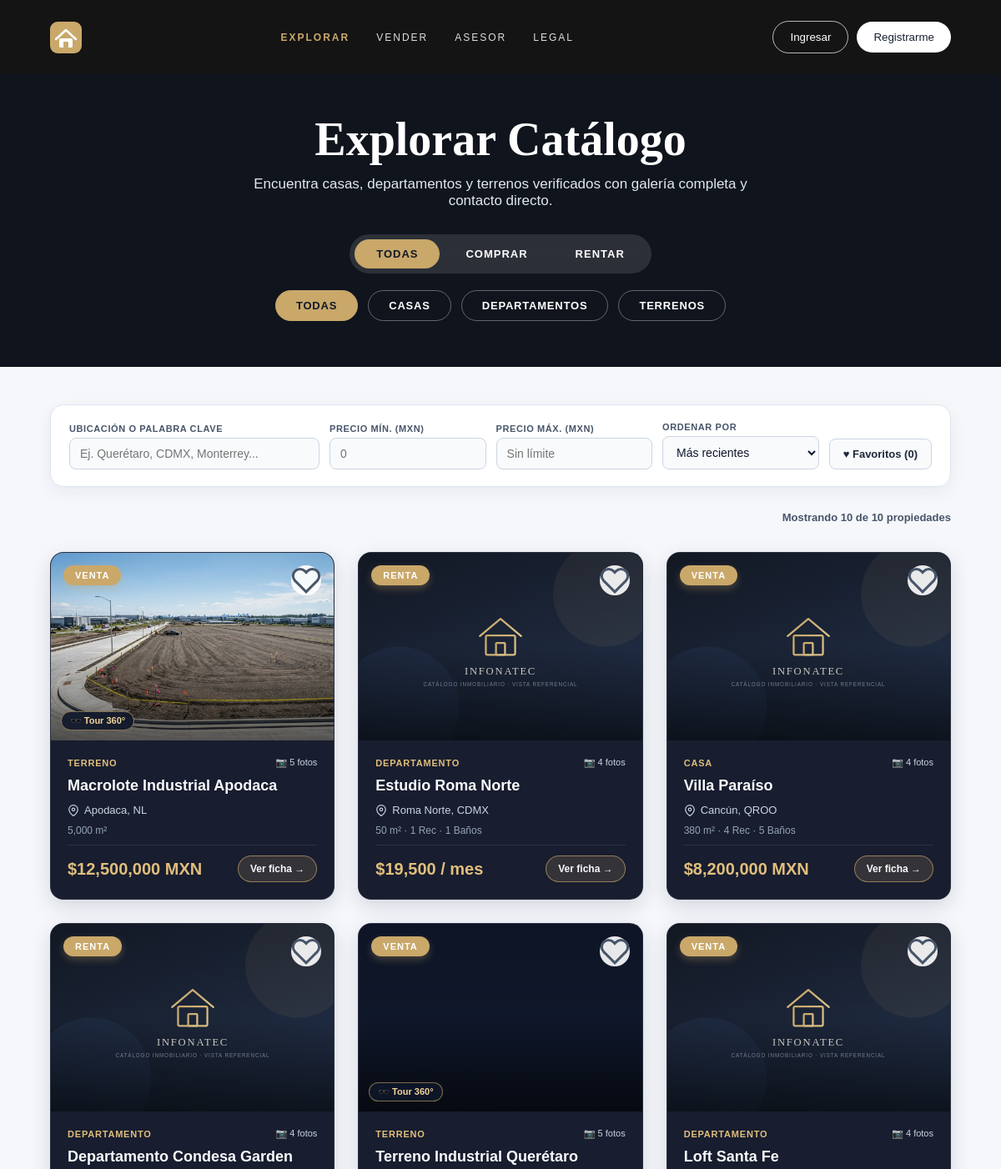
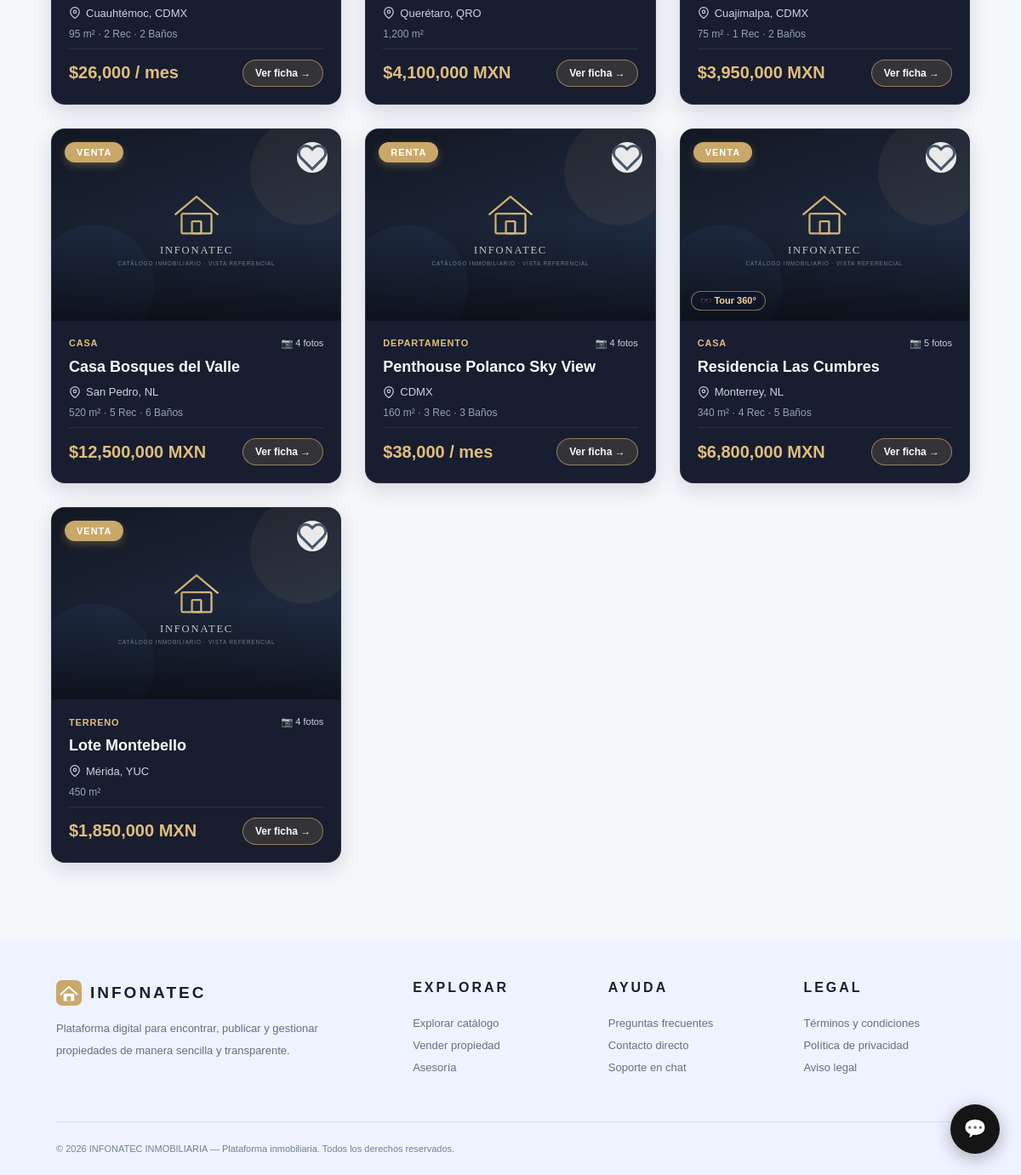
Page /public/explorar on the committed database (2 pictures, top to bottom).
### tables this page shows
CREATE TABLE `propiedad` (
  `fecha_retiro` datetime DEFAULT NULL,
  `id_propiedad` int(10) unsigned NOT NULL AUTO_INCREMENT COMMENT 'Identificador único de la propiedad.',
  `id_propietario` int(10) unsigned NOT NULL COMMENT 'Usuario propietario de la propiedad; permite saber quién es el dueño registrado.',
  `id_categoria` int(10) unsigned NOT NULL COMMENT 'Categoría a la que pertenece la propiedad.',
  `id_estado` int(10) unsigned NOT NULL COMMENT 'Estado actual de la propiedad; se usa para saber si está disponible, apartada o vendida.',
  `titulo` varchar(180) NOT NULL COMMENT 'Título comercial con el que se mostrará la propiedad en el sistema.',
  `descripcion` text DEFAULT NULL COMMENT 'Descripción detallada de la propiedad y sus características.',
  `ubicacion` varchar(300) NOT NULL COMMENT 'Ubicación o dirección de la propiedad.',
  `precio` decimal(14,2) NOT NULL COMMENT 'Precio solicitado por la propiedad.',
  `superficie` decimal(12,2) DEFAULT NULL COMMENT 'Superficie del inmueble o terreno, normalmente expresada en m².',
  `habitaciones` smallint(5) unsigned DEFAULT NULL COMMENT 'Cantidad de habitaciones o recámaras.',
  `banos` smallint(5) unsigned DEFAULT NULL COMMENT 'Cantidad de baños.',
  `operacion` varchar(30) NOT NULL COMMENT 'Tipo de operación ofrecida, por ejemplo VENTA o RENTA.',
  `situacion_legal` varchar(150) DEFAULT NULL COMMENT 'Información resumida sobre la situación legal y documentación de la propiedad.',
  `fecha_publicacion` datetime NOT NULL DEFAULT current_timestamp() COMMENT 'Fecha y hora en que la propiedad se publicó en el sistema.',
  `fecha_actualizacion` datetime NOT NULL DEFAULT current_timestamp() ON UPDATE current_timestamp() COMMENT 'Fecha y hora de la última modificación del registro.',
  PRIMARY KEY (`id_propiedad`),
  KEY `idx_propiedad_propietario` (`id_propietario`),
  KEY `idx_propiedad_categoria` (`id_categoria`),
  KEY `idx_propiedad_estado` (`id_estado`),
  CONSTRAINT `fk_propiedad_categoria` FOREIGN KEY (`id_categoria`) REFERENCES `categoria` (`id_categoria`) ON UPDATE CASCADE,
  CONSTRAINT `fk_propiedad_estado` FOREIGN KEY (`id_estado`) REFERENCES `estado_propiedad` (`id_estado`) ON UPDATE CASCADE,
  CONSTRAINT `fk_propiedad_propietario` FOREIGN KEY (`id_propietario`) REFERENCES `usuario` (`id_usuario`) ON UPDATE CASCADE,
  CONSTRAINT `chk_propiedad_precio` CHECK (`precio` >= 0),
  CONSTRAINT `chk_propiedad_superficie` CHECK (`superficie` is null or `superficie` > 0)
);

### app/views/explorar/index.php (the view, shortened to what the rows shown need)
<?php
$initOp = $currentOperation ?? 'all';
$initType = $currentType ?? 'all';
$initLocation = $currentLocation ?? '';
$initMinPrice = $currentMinPrice ?? '';
$initMaxPrice = $currentMaxPrice ?? '';
$initFavOnly = !empty($onlyFavorites);
$titlesMap = [
    'all' => ['title' => 'Explorar Catálogo', 'desc' => 'Encuentra casas, departamentos y terrenos verificados con galería completa y contacto directo.'],
    'casa' => ['title' => 'Casas', 'desc' => 'Encuentra la casa de tus sueños, ideal para ti y tu familia.'],
    'departamento' => ['title' => 'Departamentos', 'desc' => 'Espacios modernos y céntricos, adaptados a tu estilo de vida.'],
    'terreno' => ['title' => 'Terrenos', 'desc' => 'Lotes residenciales, comerciales e industriales para construir tus proyectos.'],
];
$heroMeta = $titlesMap[$initType] ?? $titlesMap['all'];
?>
<section class="explorar-header">
    <h1 id="catTitle"><?= htmlspecialchars($heroMeta['title'], ENT_QUOTES, 'UTF-8') ?></h1>
    <p id="catDesc"><?= htmlspecialchars($heroMeta['desc'], ENT_QUOTES, 'UTF-8') ?></p>
    <div class="operation-tabs" role="group" aria-label="Filtrar por tipo de operación">
        <button type="button" class="op-btn js-filter-op <?= $initOp === 'all' ? 'active' : '' ?>" data-op="all">Todas</button>
        <button type="button" class="op-btn js-filter-op <?= $initOp === 'comprar' ? 'active' : '' ?>" data-op="comprar">Comprar</button>
        <button type="button" class="op-btn js-filter-op <?= $initOp === 'rentar' ? 'active' : '' ?>" data-op="rentar">Rentar</button>
    </div>
    <div class="category-tabs" role="group" aria-label="Filtrar por categoría">
        <button type="button" class="tab-btn js-filter-type <?= $initType === 'all' ? 'active' : '' ?>" data-type="all">Todas</button>
        <button type="button" class="tab-btn js-filter-type <?= $initType === 'casa' ? 'active' : '' ?>" data-type="casa">Casas</button>
        <button type="button" class="tab-btn js-filter-type <?= $initType === 'departamento' ? 'active' : '' ?>" data-type="departamento">Departamentos</button>
        <button type="button" class="tab-btn js-filter-type <?= $initType === 'terreno' ? 'active' : '' ?>" data-type="terreno">Terrenos</button>
    </div>
</section>
<section
    class="properties-container"
    id="explorarCatalogView"
    data-catalog-scope="explorar"
    data-init-op="<?= htmlspecialchars($initOp, ENT_QUOTES, 'UTF-8') ?>"
    data-init-type="<?= htmlspecialchars($initType, ENT_QUOTES, 'UTF-8') ?>"
    data-init-fav="<?= $initFavOnly ? '1' : '0' ?>"
>
    <div class="explorar-inner">
        <div class="catalog-filters-bar catalog-filters-bar-light" role="region" aria-label="Filtros por ubicación, precio y favoritos">
            <div class="filter-inputs-row">
                <div class="filter-field">
                    <label for="explorarLocation">Ubicación o palabra clave</label>
                    <input
                        type="search"
                        id="explorarLocation"
                        class="js-filter-location"
                        list="explorarLocationsList"
                        value="<?= htmlspecialchars($initLocation, ENT_QUOTES, 'UTF-8') ?>"
                        placeholder="Ej. Querétaro, CDMX, Monterrey..."
                    >
                </div>
                <div class="filter-field">
                    <label for="explorarMinPrice">Precio mín. (MXN)</label>
                    <input
                        type="number"
                        id="explorarMinPrice"
                        class="js-filter-min-price"
                        min="0"
                        step="10000"
                        value="<?= htmlspecialchars($initMinPrice, ENT_QUOTES, 'UTF-8') ?>"
                        placeholder="0"
                    >
                </div>
                <div class="filter-field">
                    <label for="explorarMaxPrice">Precio máx. (MXN)</label>
                    <input
                        type="number"
                        id="explorarMaxPrice"
                        class="js-filter-max-price"
                        min="0"
                        step="10000"
                        value="<?= htmlspecialchars($initMaxPrice, ENT_QUOTES, 'UTF-8') ?>"
                        placeholder="Sin límite"
                    >
                </div>
                <div class="filter-field">
                    <label for="explorarSort">Ordenar por</label>
                    <select id="explorarSort" class="js-filter-sort">
                        <option value="default">Más recientes</option>
                    </select>
                </div>
                <div class="filter-field filter-field-fav">
                    <button type="button" class="filter-fav-toggle js-filter-fav <?= $initFavOnly ? 'active' : '' ?>" aria-pressed="<?= $initFavOnly ? 'true' : 'false' ?>">
                        ♥ Favoritos (<span class="js-fav-count">0</span>)
                    </button>
                </div>
            </div>
        </div>
        <div class="filter-status-bar filter-status-bar-light">
            <div id="catalogResultCount" class="catalog-result-count js-result-count" aria-live="polite"></div>
        </div>
        <div class="properties-grid" id="propertyGrid">
            <?php foreach ($properties as $prop): ?>
            <article
                class="property-card property-card-light js-prop-card"
                data-id="<?= (int) $prop['id'] ?>"
                data-type="<?= htmlspecialchars($prop['type'], ENT_QUOTES, 'UTF-8') ?>"
                data-operation="<?= htmlspecialchars($prop['operation'], ENT_QUOTES, 'UTF-8') ?>"
                data-price="<?= htmlspecialchars((string) ($prop['raw_price'] ?? 0), ENT_QUOTES, 'UTF-8') ?>"
                data-location="<?= htmlspecialchars($prop['location'], ENT_QUOTES, 'UTF-8') ?>"
                data-title="<?= htmlspecialchars($prop['title'], ENT_QUOTES, 'UTF-8') ?>"
            >
                <div class="property-image">
                    <button
                        type="button"
                        class="property-card-media-btn"
                        onclick="handleMoreInfo(<?= (int) $prop['id'] ?>)"
                        aria-label="Ver ficha completa de <?= htmlspecialchars($prop['title'], ENT_QUOTES, 'UTF-8') ?>"
                    >
                        <img
                            src="<?= htmlspecialchars($prop['image'], ENT_QUOTES, 'UTF-8') ?>"
                            alt="<?= htmlspecialchars($prop['title'] . ' en ' . $prop['location'], ENT_QUOTES, 'UTF-8') ?>"
                            class="property-card-img"
                            loading="lazy"
                            decoding="async"
                            onerror="this.onerror=null;this.src='<?= BASE_URL ?>img/property-fallback.svg';"
                        >
                    </button>
                    <span class="property-tag"><?= htmlspecialchars($prop['operation_label'], ENT_QUOTES, 'UTF-8') ?></span>
                    <?php if (!empty($prop['virtualTour']['url'])): ?>
                    <span class="property-tour-badge"><?= str_starts_with((string)($prop['virtualTour']['url']??''),'recorridos/') ? '📷 Recorrido por fotos' : '🕶️ Tour 360°' ?></span>
                    <?php endif; ?>
                    <button
                        type="button"
                        class="favorite-btn"
                        data-prop-id="<?= (int) $prop['id'] ?>"
                        aria-pressed="false"
                        aria-label="Guardar <?= htmlspecialchars($prop['title'], ENT_QUOTES, 'UTF-8') ?> en favoritos"
                        onclick="toggleFavorite(<?= (int) $prop['id'] ?>, event)"
                    >
                        <svg xmlns="http://www.w3.org/2000/svg" viewBox="0 0 24 24" fill="none" stroke="currentColor" stroke-width="2" aria-hidden="true">
                            <path d="M20.84 4.61a5.5 5.5 0 0 0-7.78 0L12 5.67l-1.06-1.06a5.5 5.5 0 0 0-7.78 7.78l1.06 1.06L12 21.23l7.78-7.78 1.06-1.06a5.5 5.5 0 0 0 0-7.78z"></path>
                        </svg>
                    </button>
                </div>
                <div class="property-body">
                    <div class="property-meta-top">
                        <span class="property-type-badge"><?= htmlspecialchars($prop['type_label'], ENT_QUOTES, 'UTF-8') ?></span>
                        <?php if (!empty($prop['gallery']) && count($prop['gallery']) > 1): ?>
                        <span class="property-photos-count">📷 <?= count($prop['gallery']) ?> fotos</span>
                        <?php endif; ?>
                    </div>
                    <h3 class="property-title">
                        <button type="button" class="property-title-btn" onclick="handleMoreInfo(<?= (int) $prop['id'] ?>)">
                            <?= htmlspecialchars($prop['title'], ENT_QUOTES, 'UTF-8') ?>
                        </button>
                    </h3>
                    <div class="property-location">
                        <svg width="14" height="14" viewBox="0 0 24 24" fill="none" stroke="currentColor" stroke-width="2" aria-hidden="true">
                            <path d="M21 10c0 7-9 13-9 13s-9-6-9-13a9 9 0 0118 0z"></path>
                            <circle cx="12" cy="10" r="3"></circle>
                        </svg>
                        <span><?= htmlspecialchars($prop['location'], ENT_QUOTES, 'UTF-8') ?></span>
                    </div>
                    <?php if (!empty($prop['stats'])): ?>
                    <div class="property-stats">
                        <span><?= htmlspecialchars(implode(' · ', $prop['stats']), ENT_QUOTES, 'UTF-8') ?></span>
                    </div>
                    <?php endif; ?>
                    <div class="property-card-footer">
                        <div class="property-price"><?= htmlspecialchars($prop['price'], ENT_QUOTES, 'UTF-8') ?></div>
                        <button type="button" class="property-detail-btn" onclick="handleMoreInfo(<?= (int) $prop['id'] ?>)">
                            Ver ficha →
                        </button>
                    </div>
                </div>
            </article>
            <?php endforeach; ?>
        </div>
    </div>
</section>

### app/core/Router.php (shortened to what the rows shown need)
<?php
class Router {
    private array $routes = [];
    private function addRoute(string $method, string $path, $handler): void {
        $path = trim($path, '/');
        $this->routes[] = [
            'method'  => strtoupper($method),
            'path'    => $path,
            'handler' => $handler
        ];
    }
    public function dispatch(): void {
        $currentUri = $this->getCurrentUri();
        foreach ($this->routes as $route) {
            $pattern = preg_replace('#\{([a-zA-Z0-9_]+)\}#', '([^/]+)', $route['path']);
            $pattern = "#^" . $pattern . "$#";
            if (preg_match($pattern, $currentUri, $matches)) {
                array_shift($matches);
                $this->executeHandler($route['handler'], $matches);
                return;
            }
        }
    }
    private function getCurrentUri(): string {
        if (isset($_GET['url'])) {
            return trim($_GET['url'], '/');
        }
        $requestUri = $_SERVER['REQUEST_URI'] ?? '/';
        $path = rawurldecode(parse_url($requestUri, PHP_URL_PATH) ?? '/');
        return trim($path, '/');
    }
    private function executeHandler($handler, array $params = []): void {
        if (is_string($handler)) {
            [$controllerName, $action] = explode('@', $handler);
            $controller = new $controllerName();
            call_user_func_array([$controller, $action], $params);
        }
    }
}

### rows in the picture
propiedad: shows a picture, operation_label "VENTA", type_label "TERRENO", count($prop['gallery']) "5", titulo "Macrolote Industrial Apodaca", ubicacion "Apodaca, NL", stats "5,000 m²", price "$12,500,000 MXN"
propiedad: operation_label "RENTA", type_label "DEPARTAMENTO", count($prop['gallery']) "4", titulo "Estudio Roma Norte", ubicacion "Roma Norte, CDMX", stats "50 m² · 1 Rec · 1 Baños", price "$19,500 / mes"
propiedad: operation_label "VENTA", type_label "CASA", count($prop['gallery']) "4", titulo "Villa Paraíso", ubicacion "Cancún, QROO", stats "380 m² · 4 Rec · 5 Baños", price "$8,200,000 MXN"
propiedad: operation_label "RENTA", type_label "DEPARTAMENTO", count($prop['gallery']) "4", titulo "Departamento Condesa Garden", ubicacion "Cuauhtémoc, CDMX", stats "95 m² · 2 Rec · 2 Baños", price "$26,000 / mes"
propiedad: shows a picture, operation_label "VENTA", type_label "TERRENO", count($prop['gallery']) "5", titulo "Terreno Industrial Querétaro", ubicacion "Querétaro, QRO", stats "1,200 m²", price "$4,100,000 MXN"
propiedad: operation_label "VENTA", type_label "DEPARTAMENTO", count($prop['gallery']) "4", titulo "Loft Santa Fe", ubicacion "Cuajimalpa, CDMX", stats "75 m² · 1 Rec · 2 Baños", price "$3,950,000 MXN"
propiedad: operation_label "VENTA", type_label "CASA", count($prop['gallery']) "4", titulo "Casa Bosques del Valle", ubicacion "San Pedro, NL", stats "520 m² · 5 Rec · 6 Baños", price "$12,500,000 MXN"
propiedad: operation_label "RENTA", type_label "DEPARTAMENTO", count($prop['gallery']) "4", titulo "Penthouse Polanco Sky View", ubicacion "CDMX", stats "160 m² · 3 Rec · 3 Baños", price "$38,000 / mes"
propiedad: operation_label "VENTA", type_label "CASA", count($prop['gallery']) "5", titulo "Residencia Las Cumbres", ubicacion "Monterrey, NL", stats "340 m² · 4 Rec · 5 Baños", price "$6,800,000 MXN"
propiedad: operation_label "VENTA", type_label "TERRENO", count($prop['gallery']) "4", titulo "Lote Montebello", ubicacion "Mérida, YUC", stats "450 m²", price "$1,850,000 MXN"
